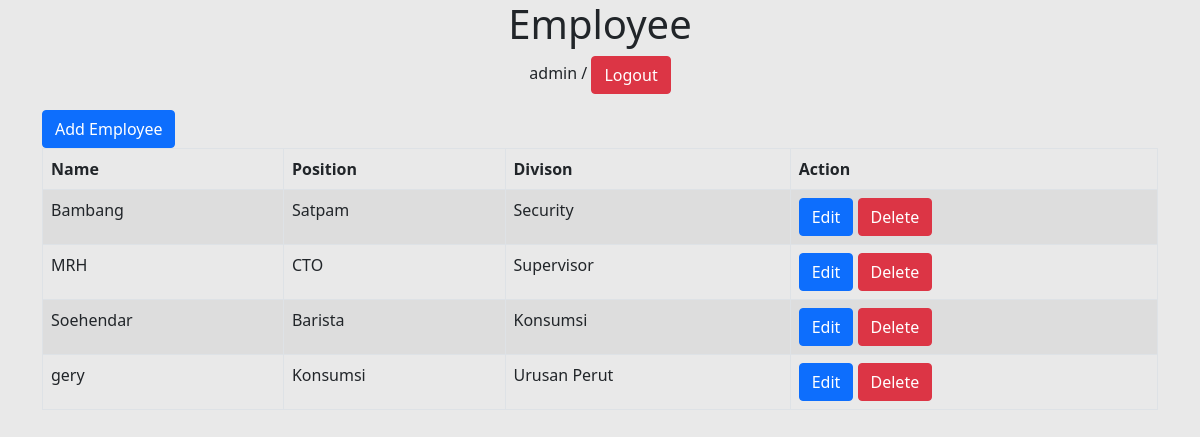
The page /employee/ (signed in) on the database its author committed.
### karyawan/models.py (models this page shows, shortened)
class Employee(models.Model):
    name = models.CharField(max_length=50)
    position = models.CharField(max_length=50)
    division = models.CharField(max_length=50)

### karyawan/views.py (the view)
# urls.py: path('employee/', employee, name='employee'),
@login_required(login_url=settings.LOGIN_URL)
def employee(request):
    employees = Employee.objects.all()
    konteks = {
        'employees' : employees,
    }
    return render(request, 'employee.html', konteks)

### karyawan/templates/employee.html (shortened to what this page needs)
{% extends 'base.html' %}
{% block content %}
    <div class="container">
        <div class="row">
            <div class="col md 2">
                <a href="{% url 'add_employee' %}" class="btn btn-primary">Add Employee</a>
                    <table class="table table-bordered table-striped">
                        <thead>
                            <tr>
                                <th>Name</th>
                                <th>Position</th>
                                <th>Divison</th>
                                <th>Action</th>
                            </tr>
                        </thead>
                        <tbody>
                            {% for employee in employees %}
                                <tr>
                                    <td>{{ employee.name }}</td>
                                    <td>{{ employee.position }}</td>
                                    <td>{{ employee.division }}</td>
                                    <td>
                                        <a href="{% url 'edit_employee' employee.id %}" class="btn btn-primary">Edit</a>
                                        <a href="{% url 'delete_employee' employee.id %}" class="btn btn-danger">Delete</a>
                                    </td>
                                </tr>
                            {% endfor %}
                        </tbody>
                    </table>
            </div>
        </div>
    </div>
{% endblock %}

### templates/title.html
<center>
    <h1>Employee</h1>
    {% if user.is_authenticated %}
        <p>{{ user }} / <a href="{% url 'logout' %}" class="btn btn-danger">Logout</a> </p>
    {% endif %}
</center>

### static/css/style.css (style rules this page uses)
body { background-color: rgb(233, 233, 233); }

### rows shown on the page
Employee: name "Bambang", position "Satpam", division "Security"
Employee: name "MRH", position "CTO", division "Supervisor"
Employee: name "Soehendar", position "Barista", division "Konsumsi"
Employee: name "gery", position "Konsumsi", division "Urusan Perut"

### other values the page prints
{{ user }} "admin"
